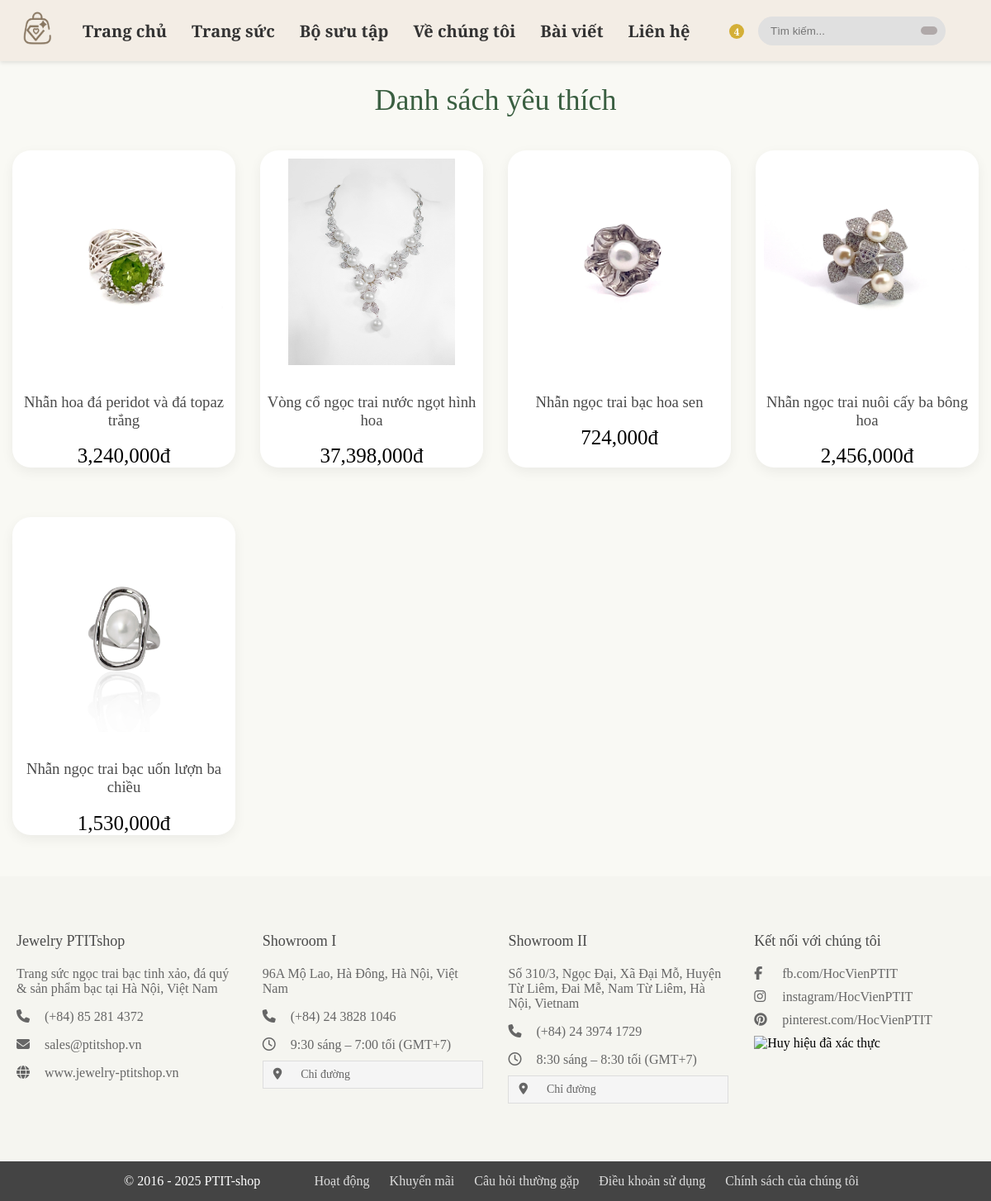
The page /wishlist.php (signed in) on the database its author committed.
### tables this page shows
CREATE TABLE `wishlist` (
  `id` int(11) NOT NULL,
  `user_id` varchar(20) NOT NULL,
  `product_id` varchar(20) NOT NULL,
  `date_added` timestamp NOT NULL DEFAULT current_timestamp()
);

CREATE TABLE `products` (
  `id` varchar(20) NOT NULL,
  `vendor_id` varchar(20) NOT NULL,
  `name` varchar(100) NOT NULL,
  `price` int(10) NOT NULL,
  `image` varchar(100) NOT NULL,
  `stock` int(100) NOT NULL,
  `product_detail` varchar(1000) NOT NULL,
  `status` varchar(100) NOT NULL,
  `category` varchar(50) NOT NULL
);

### wishlist.php (the view, shortened to what this page needs)
<!DOCTYPE html>
<html lang="vi">
<head>
    <link rel="stylesheet" href="public/assets/css/user_header.css">
    <link rel="stylesheet" href="public/assets/css/styleshomepage.css">
    <link rel="stylesheet" href="public/assets/css/shop.css">
    <link rel="stylesheet" href="public/assets/css/stylewishlist.css">
    <link rel="stylesheet" href="https://cdnjs.cloudflare.com/ajax/libs/font-awesome/6.5.1/css/all.min.css">
</head>
<body>
    <?php include "public/assets/components/user_header.php"; ?>
    <main>
        <div class="container">
            <h1 class="page-title">Danh sách yêu thích</h1>
            <div class="product-grid">
                <?php
                    $wishlist_query = $conn->prepare("
                        SELECT w.*, p.name, p.price, p.image
                        FROM `wishlist` w
                        JOIN `products` p ON w.product_id = p.id
                        WHERE w.user_id = ?
                    ");
                    $wishlist_query->execute([$user_id]);
                    if ($wishlist_query->rowCount() > 0) {
                        while ($item = $wishlist_query->fetch(PDO::FETCH_ASSOC)) {
                ?>
                <div class="product-item" data-product-id="<?= $item['product_id']; ?>">
                    <div class="product-image">
                        <img src="public/assets/uploaded_files/<?= $item['image']; ?>" alt="<?= $item['name']; ?>">
                    </div>
                    <h3><?= $item['name']; ?></h3>
                    <div class="price" style="font-size:25px;"><?= number_format($item['price']); ?>đ</div>
                </div>
                <?php
                        }
                    } else {
                        echo '<div class="empty-wishlist">
                            <p>Danh sách yêu thích của bạn đang trống</p>
                            <a href="category.php" class="btn">Khám phá sản phẩm</a>
                        </div>';
                    }
                ?>
            </div>
        </div>
    </main>
    <?php include "public/assets/components/user_footer.php"; ?>
</body>
</html>

### public/assets/css/user_header.css (style rules this page uses)
body { font-family: "Cormorant Upright", serif; margin: 0; padding: 0; background-color: #f9f9f4; }

### public/assets/css/styleshomepage.css (style rules this page uses)
.container { max-width: 1200px; margin: 0 auto; padding: 20px; }
h1, h2, h3 { color: #4a4a4a; font-weight: normal; }
h1 { font-size: 36px; margin-bottom: 20px; }
.product-image { position: relative; overflow: hidden; margin-bottom: 10px; }
.product-image img { width: 100%; height: auto; transition: transform 0.3s ease; }

### public/assets/css/shop.css (style rules this page uses)
.page-title { text-align: center; color: #3A5F41; font-size: 36px; margin: 30px 0 10px; font-weight: normal; }
.container { max-width: 1200px; margin: 0 auto; padding: 0 15px; margin-top: 100px; }
.product-grid { display: grid; grid-template-columns: repeat(4, 1fr); gap: 30px; margin-bottom: 50px; }
.product-item { position: relative; overflow: hidden; text-align: center; display: flex; flex-direction: column; align-items: center; padding-top: 10px; border-radius: 22px; background: #fff; box-shadow: 0 5px 15px rgba(0,0,0,0.06); transition: box-shadow 0.3s, transform 0.3s; margin-top: 30px; }
.product-image { position: relative; overflow: hidden; width: 100%; height: 250px; display: flex; justify-content: center; align-items: center; margin-bottom: 15px; }
.product-image img { max-width: 100%; max-height: 100%; object-fit: contain; }

### rows shown on the page
wishlist: product.image (picture), product.name "Nhẫn hoa đá peridot và đá topaz trắng", product.price "3,240,000"
wishlist: product.image (picture), product.name "Vòng cổ ngọc trai nước ngọt hình hoa", product.price "37,398,000"
wishlist: product.image (picture), product.name "Nhẫn ngọc trai bạc hoa sen", product.price "724,000"
wishlist: product.image (picture), product.name "Nhẫn ngọc trai nuôi cấy ba bông hoa", product.price "2,456,000"
wishlist: product.image (picture), product.name "Nhẫn ngọc trai bạc uốn lượn ba chiều", product.price "1,530,000"

### other values the page prints
$cart_count "4"
